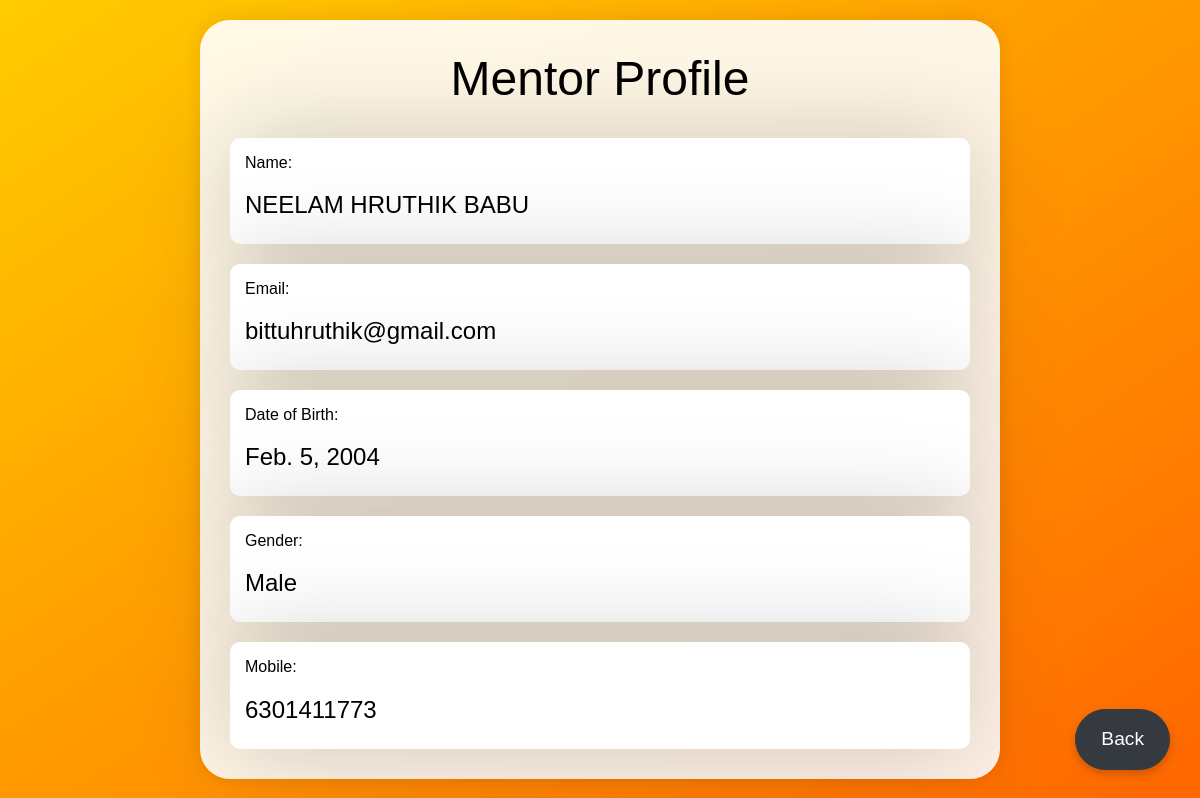
The page /admin_home/mentorProfile/18/ (signed in) on the database its author committed.
### App/models.py (models this page shows, shortened)
class Mentor(models.Model):
    user = models.OneToOneField(CustomUser, on_delete=models.CASCADE, primary_key=True)
    name = models.CharField(max_length=100)
    dob = models.DateField()
    email = models.EmailField(unique=True)
    gender = models.CharField(max_length=10)
    mobile = models.CharField(max_length=100)

### App/decorators.py (the view)
    def wrapper(request, *args, **kwargs):
        if request.user.is_authenticated and not (request.user.is_mentor or request.user.is_student):
            return function(request, *args, **kwargs)
        else:
            return redirect('home')

### App/views.py (called while the page is built)
@login_required(login_url='login')
@not_mentor_or_student_required
def mentorProfile(request, id):
    mentor = get_object_or_404(Mentor, user_id=id)
    return render(request, 'mentorProfile.html', {'mentor': mentor})

### templates/mentorProfile.html (shortened to what this page needs)
<!DOCTYPE html>
<html lang="en">
<head>
	<link rel="stylesheet" href="https://cdn.jsdelivr.net/npm/bootstrap@5.3.3/dist/css/bootstrap.min.css">
</head>
<body>
	<div class="container">
		<h1 class=" text-center mb-3">Mentor Profile</h1>
		<div class="profile-info">
			<div>
				<h3>Name:</h3>
				<p>{{ mentor.name }}</p>
			</div>
			<div>
				<h3>Email:</h3>
				<p>{{ mentor.email }}</p>
			</div>
			<div>
				<h3>Date of Birth:</h3>
				<p>{{ mentor.dob }}</p>
			</div>
			<div>
				<h3>Gender:</h3>
				<p>{{ mentor.gender }}</p>
			</div>
			<div>
				<h3>Mobile:</h3>
				<p>{{ mentor.mobile }}</p>
			</div>
		</div>
	</div>
	<a href="{% url 'home' %}" class="btn text-white floating-button back-button position-fixed start-80 end-25">
		 Back
	</a>
</body>
</html>

### templates/mentorProfile.html (style rules this page uses)
body { font-size: 1.4rem; color: black; background: linear-gradient(to bottom right, #ffcc00, #ff6600); background-attachment: fixed; margin: 0; font-family: Arial, sans-serif; display: flex; justify-content: center; align-items: center; }
.container { background: rgba(255, 255, 255, 0.9); padding: 30px; border-radius: 30px; box-shadow: 0 0 20px rgba(0, 0, 0, 0.1); max-width: 800px; text-align: left; margin: 20px; }
h1 { font-size: 3rem; margin-bottom: 30px; text-align: center; }
h3 { font-size: 2.5rem; margin-bottom: 20px; }
.profile-info { display: flex; flex-wrap: wrap; gap: 20px; margin-top: 30px; }
.profile-info>div { width: 100%; padding: 5px; background-color: rgba(255, 255, 255, 1); border-radius: 10px; box-shadow: 0 0 100px rgba(0, 0, 0, 0.2); }
.profile-info h3 { font-size: 1rem; margin-bottom: 5px; padding-top: 10px; padding-left: 10px; }
.profile-info p { font-size: 1.5rem; line-height: 1.5; padding-top: 10px; padding-left: 10px; }
.floating-button { position: fixed; bottom: 30px; z-index: 1000; padding: 15px 25px; font-size: 1.2rem; border-radius: 50px; box-shadow: 0 4px 10px rgba(0, 0, 0, 0.2); transition: all 0.3s ease; }
.back-button { right: 30px; background-color: #343a40; border-color: #343a40; }

### rows shown on the page
Mentor: name "NEELAM HRUTHIK BABU", email "bittuhruthik@gmail.com", dob "Feb. 5, 2004", gender "Male", mobile "6301411773"
